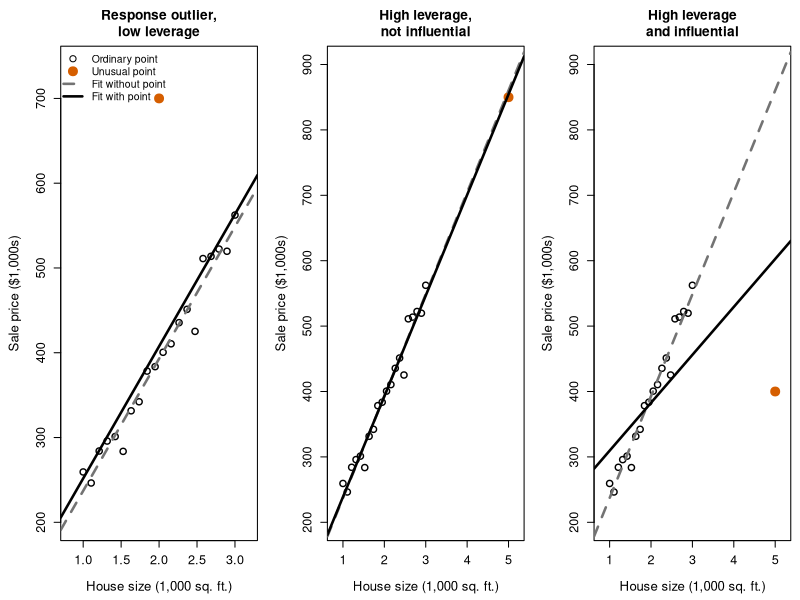

The R source for this figure:
# Demonstrate response outliers, high leverage, and influence.

set.seed(2026)

# Ordinary observations: house size (thousands of square feet) and sale price
# (thousands of dollars).
size <- seq(1, 3, length.out = 20)
price <- 100 + 150 * size + rnorm(length(size), sd = 18)
ordinary <- data.frame(size, price)

# Each dataset adds one unusual house to the same ordinary observations.
response_outlier <- rbind(
  ordinary,
  data.frame(size = 2, price = 700)
)

high_leverage <- rbind(
  ordinary,
  data.frame(size = 5, price = 850)
)

influential <- rbind(
  ordinary,
  data.frame(size = 5, price = 400)
)

base_fit <- lm(price ~ size, data = ordinary)

plot_case <- function(data, title, limits, show_legend = FALSE) {
  unusual <- nrow(data)
  fit_with_point <- lm(price ~ size, data = data)

  plot(
    data$size[-unusual], data$price[-unusual],
    xlim = limits$x, ylim = limits$y,
    xlab = "House size (1,000 sq. ft.)",
    ylab = "Sale price ($1,000s)",
    main = title, pch = 1, cex = 1.25, lwd = 1.4,
    cex.axis = 1.15, cex.lab = 1.2, cex.main = 1.25
  )
  points(
    data$size[unusual], data$price[unusual],
    pch = 19, col = "#D55E00", cex = 1.8
  )

  # The dashed line excludes the unusual point; the solid line includes it.
  abline(base_fit, lty = 2, lwd = 2.5, col = "grey45")
  abline(fit_with_point, lty = 1, lwd = 2.5)

  if (show_legend) {
    legend(
      "topleft",
      legend = c("Ordinary point", "Unusual point",
                 "Fit without point", "Fit with point"),
      pch = c(1, 19, NA, NA),
      lty = c(NA, NA, 2, 1),
      lwd = c(NA, NA, 2.5, 2.5),
      col = c("black", "#D55E00", "grey45", "black"),
      pt.cex = c(1.25, 1.8, NA, NA),
      bty = "n", cex = 0.95
    )
  }
}

pdf("images/chapter_8/outliers.pdf", width = 10, height = 4)
par(mfrow = c(1, 3), mar = c(4.5, 4.6, 3.5, 0.7))

plot_case(
  response_outlier,
  "Response outlier,\nlow leverage",
  list(x = c(0.8, 3.2), y = c(200, 740)),
  show_legend = TRUE
)

plot_case(
  high_leverage,
  "High leverage,\nnot influential",
  list(x = c(0.8, 5.2), y = c(200, 900))
)

plot_case(
  influential,
  "High leverage\nand influential",
  list(x = c(0.8, 5.2), y = c(200, 900))
)

dev.off()
